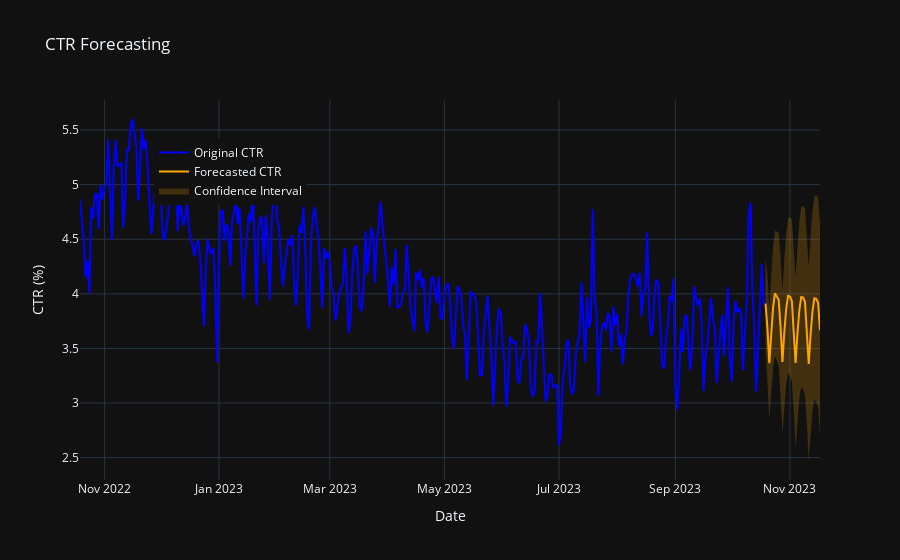

The notebook cell this image was saved under:
### Code cell
fig = go.Figure()

fig.add_trace(go.Scatter(
    x=time_series.index, 
    y=time_series, 
    mode='lines', 
    name='Original CTR',
    line=dict(color='blue')
))
fig.add_trace(go.Scatter(
    x=forecast.index, 
    y=forecast['Predicted_CTR'], 
    mode='lines', 
    name='Forecasted CTR',
    line=dict(color='orange')
))

fig.add_trace(go.Scatter(
    x=forecast.index.tolist() + forecast.index[::-1].tolist(),
    y=forecast['Upper_CI'].tolist() + forecast['Lower_CI'][::-1].tolist(),
    fill='toself',
    fillcolor='rgba(255, 165, 0, 0.2)',
    line=dict(color='rgba(255,255,255,0)'),
    hoverinfo="skip",
    showlegend=True,
    name='Confidence Interval'
))

fig.update_layout(
    title='CTR Forecasting',
    xaxis_title='Date',
    yaxis_title='CTR (%)',
    legend=dict(x=0.1, y=0.9),
    template='plotly_dark'
)
fig.show()
